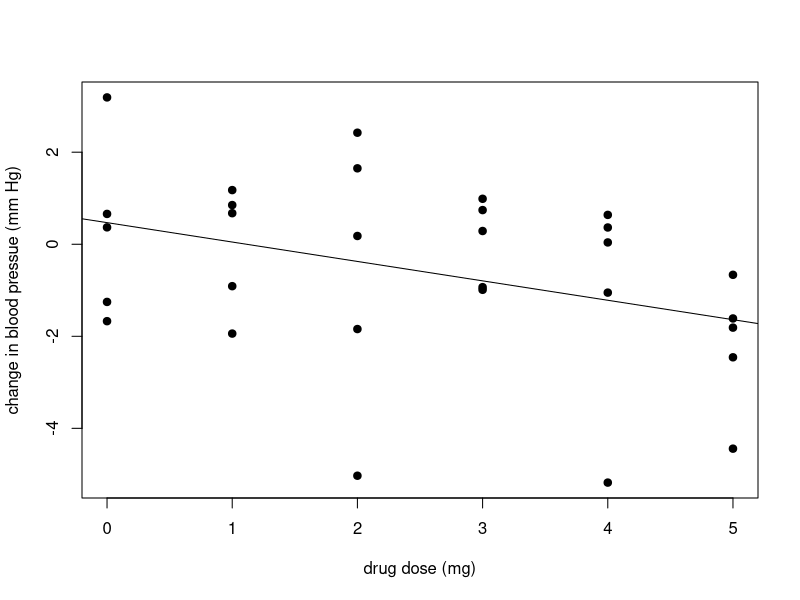

The R script that drew this image:
library(car)

# load data
dt <- read.csv("r_data/blood_pressure.txt", header=T, sep=";")


# inspect data
str(dt)

plot(dt$drug_dose, dt$blood_pressure_change, 
     ylab="change in blood pressue (mm Hg)",
     xlab="drug dose (mg)", pch=19)


# fit linear model
model <- lm(formula=blood_pressure_change ~ drug_dose, data=dt) 
# fits the model blood_pressure_change = beta_0 + beta_1 * drug_dose


# inferences with fitted model
model
abline(model$coefficients)

summary(model)

linearHypothesis(model, hypothesis.matrix=c(0, 1), rhs=0) # from the car package

confint(model)
